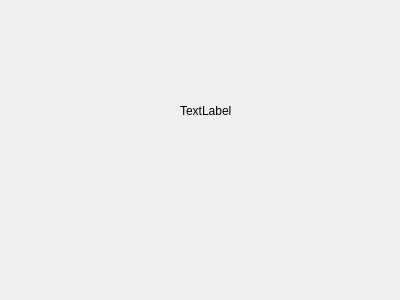
<?xml version="1.0" encoding="UTF-8"?>
<ui version="4.0">
 <class>StockWidget</class>
 <widget class="QWidget" name="StockWidget">
  <property name="geometry">
   <rect>
    <x>0</x>
    <y>0</y>
    <width>400</width>
    <height>300</height>
   </rect>
  </property>
  <property name="windowTitle">
   <string>Widget</string>
  </property>
  <widget class="QLabel" name="label">
   <property name="geometry">
    <rect>
     <x>180</x>
     <y>70</y>
     <width>131</width>
     <height>81</height>
    </rect>
   </property>
   <property name="text">
    <string>TextLabel</string>
   </property>
  </widget>
 </widget>
 <layoutdefault spacing="6" margin="11"/>
 <resources/>
 <connections/>
</ui>
